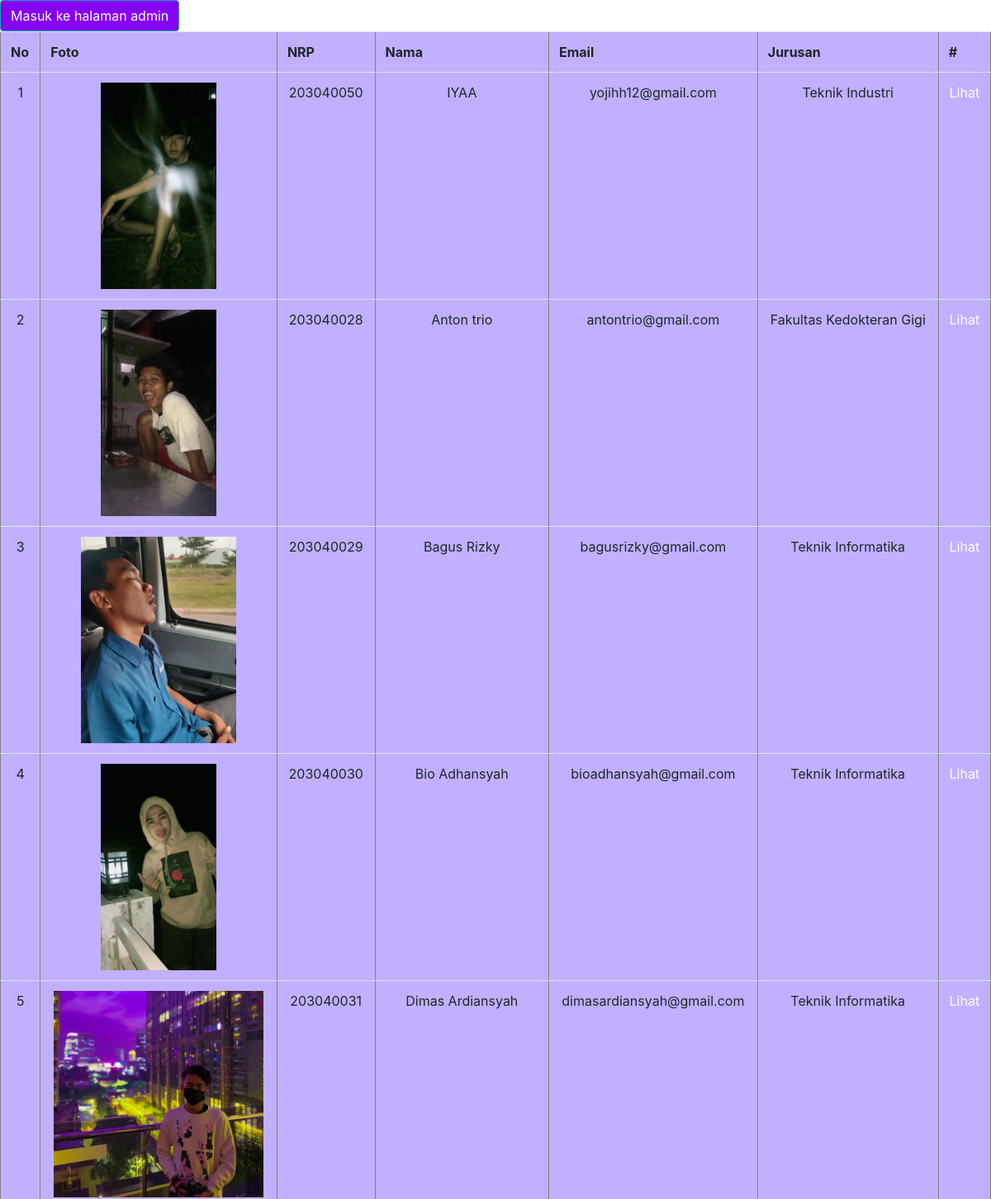
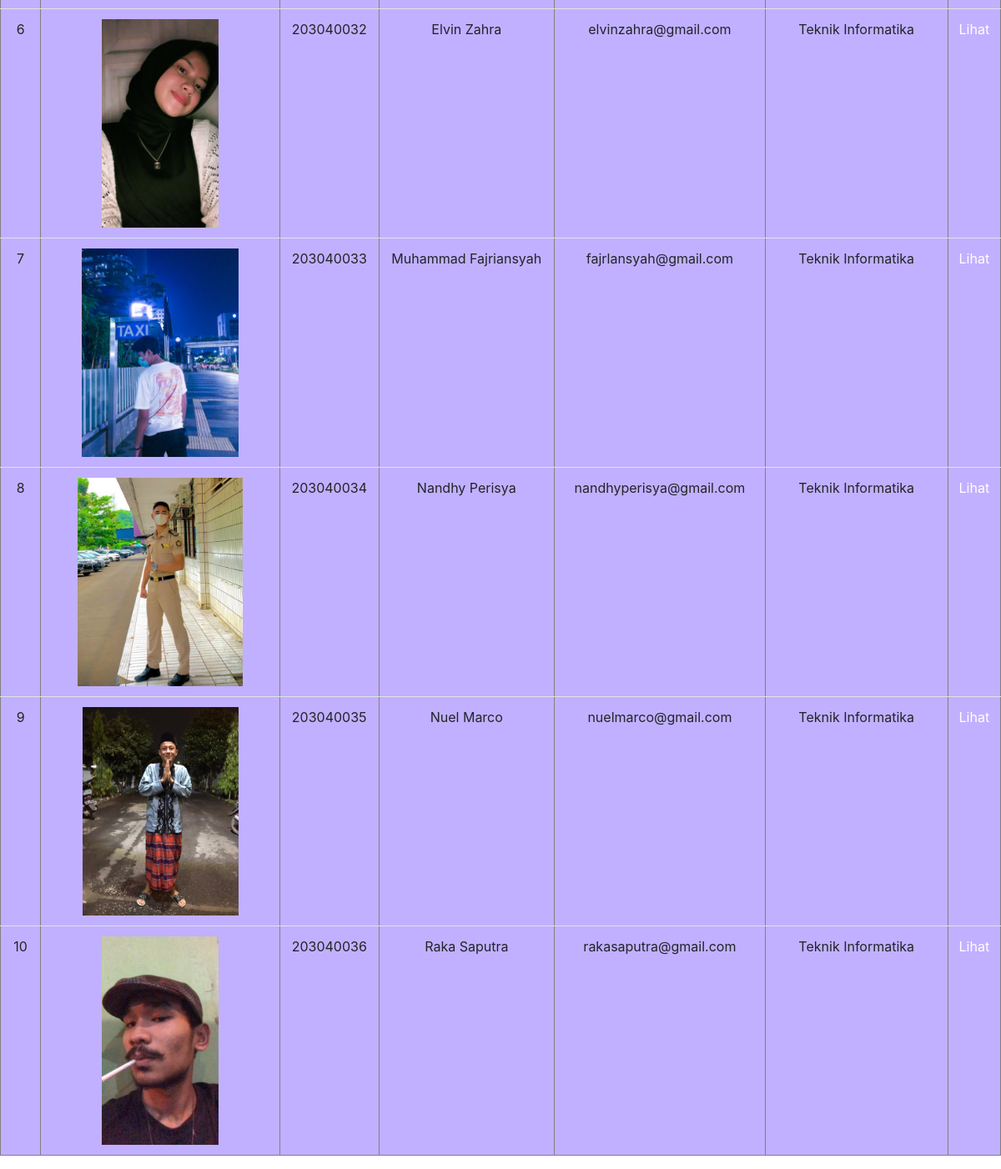
The page / on the database its author committed (2 pictures, top to bottom).
### tables this page shows
CREATE TABLE `mahasiswa` (
  `id` int(11) NOT NULL,
  `img` varchar(100) NOT NULL,
  `nrp` varchar(10) NOT NULL,
  `nama` varchar(100) NOT NULL,
  `email` varchar(100) NOT NULL,
  `jurusan` varchar(50) NOT NULL
);

### php/functions.php (called while the page is built, shortened)
<?php
function koneksi()
{
    $conn = mysqli_connect("localhost", "root", "");
    mysqli_select_db($conn, "pw_tubes_203040033");
    return $conn;
}
function query($sql)
{
    $conn = koneksi();
    $result = mysqli_query($conn, "$sql");
    $rows = [];
    while ($row = mysqli_fetch_assoc($result)) {
        $rows[] = $row;
    }
    return $rows;
}

### index.php (the view, shortened to what this page needs)
<?php
require 'php/functions.php';
$mahasiswa = query("SELECT * FROM mahasiswa")
?>
<!DOCTYPE html>
<html lang="en">
<head>
    <link rel="stylesheet" href="css/style.css">
    <link rel="stylesheet" href="https://maxcdn.bootstrapcdn.com/bootstrap/4.0.0/css/bootstrap.min.css">
</head>
<body>
    <button class="btn btn-info" style="background-color: #8600f3;"><a href="php/login.php" style="text-decoration: none; color: white;">Masuk ke halaman admin</a></button>
    <table class="table bordered striped" border="1" cellpadding="13" cellspacing="0" style="background-color: #c1b0ff;">
        <tr>
            <th>No</th>
            <th>Foto</th>
            <th>NRP</th>
            <th>Nama</th>
            <th>Email</th>
            <th>Jurusan</th>
            <th>#</th>
        </tr>
        <?php $i = 1; ?>
        <?php foreach ($mahasiswa as $mhs) : ?>
            <tr>
                <td><?= $i; ?></td>
                <td><img src="assets/img/<?= $mhs["img"]; ?>"></td>
                <td><?= $mhs["nrp"]; ?></td>
                <td><?= $mhs["nama"]; ?></td>
                <td><?= $mhs["email"]; ?></td>
                <td><?= $mhs["jurusan"]; ?></td>
                <td>
                    <a href="php/detail.php?id=<?= $mhs['id'] ?>" style="text-decoration: none; color: white;">Lihat</a>
                </td>
            </tr>
            <?php $i++; ?>
        <?php endforeach; ?>
    </table>
</body>
</html>

### css/style.css (style rules this page uses)
td, h2 { text-align: center; }
img { height: 250px; }

### rows shown on the page
mahasiswa: img (picture), nrp "203040050", nama "IYAA", email "yojihh12@gmail.com", jurusan "Teknik Industri"
mahasiswa: img (picture), nrp "203040028", nama "Anton trio", email "antontrio@gmail.com", jurusan "Fakultas Kedokteran Gigi"
mahasiswa: img (picture), nrp "203040029", nama "Bagus Rizky", email "bagusrizky@gmail.com", jurusan "Teknik Informatika"
mahasiswa: img (picture), nrp "203040030", nama "Bio Adhansyah", email "bioadhansyah@gmail.com", jurusan "Teknik Informatika"
mahasiswa: img (picture), nrp "203040031", nama "Dimas Ardiansyah", email "dimasardiansyah@gmail.com", jurusan "Teknik Informatika"
mahasiswa: img (picture), nrp "203040032", nama "Elvin Zahra", email "elvinzahra@gmail.com", jurusan "Teknik Informatika"
mahasiswa: img (picture), nrp "203040033", nama "Muhammad Fajriansyah", email "fajrlansyah@gmail.com", jurusan "Teknik Informatika"
mahasiswa: img (picture), nrp "203040034", nama "Nandhy Perisya", email "nandhyperisya@gmail.com", jurusan "Teknik Informatika"
mahasiswa: img (picture), nrp "203040035", nama "Nuel Marco", email "nuelmarco@gmail.com", jurusan "Teknik Informatika"
mahasiswa: img (picture), nrp "203040036", nama "Raka Saputra", email "rakasaputra@gmail.com", jurusan "Teknik Informatika"
